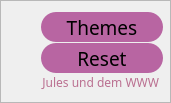
    <widget class="QFrame" name="frameReset">
     <property name="geometry">
      <rect>
       <x>410</x>
       <y>370</y>
       <width>171</width>
       <height>103</height>
      </rect>
     </property>
     <property name="minimumSize">
      <size>
       <width>125</width>
       <height>50</height>
      </size>
     </property>
     <property name="maximumSize">
      <size>
       <width>180</width>
       <height>16777215</height>
      </size>
     </property>
     <property name="frameShape">
      <enum>QFrame::StyledPanel</enum>
     </property>
     <property name="frameShadow">
      <enum>QFrame::Raised</enum>
     </property>
     <layout class="QVBoxLayout" name="verticalLayout">
      <property name="leftMargin">
       <number>40</number>
      </property>
      <item>
       <widget class="QPushButton" name="pushButtonColorTheme">
        <property name="sizePolicy">
         <sizepolicy hsizetype="Fixed" vsizetype="Fixed">
          <horstretch>0</horstretch>
          <verstretch>0</verstretch>
         </sizepolicy>
        </property>
        <property name="minimumSize">
         <size>
          <width>122</width>
          <height>30</height>
         </size>
        </property>
        <property name="maximumSize">
         <size>
          <width>122</width>
          <height>30</height>
         </size>
        </property>
        <property name="font">
         <font>
          <family>Yu Gothic UI Semilight</family>
          <pointsize>14</pointsize>
         </font>
        </property>
        <property name="styleSheet">
         <string notr="true">QPushButton {
	border-radius: 15px;
	background-color: rgb(184, 101, 162);
}</string>
        </property>
        <property name="text">
         <string>Themes</string>
        </property>
       </widget>
      </item>
      <item>
       <widget class="QPushButton" name="pushButtonReset">
        <property name="sizePolicy">
         <sizepolicy hsizetype="Fixed" vsizetype="Fixed">
          <horstretch>0</horstretch>
          <verstretch>0</verstretch>
         </sizepolicy>
        </property>
        <property name="minimumSize">
         <size>
          <width>122</width>
          <height>30</height>
         </size>
        </property>
        <property name="maximumSize">
         <size>
          <width>122</width>
          <height>30</height>
         </size>
        </property>
        <property name="font">
         <font>
          <family>Yu Gothic UI Semilight</family>
          <pointsize>14</pointsize>
         </font>
        </property>
        <property name="styleSheet">
         <string notr="true">QPushButton {
	border-radius: 15px;
	background-color: rgb(184, 101, 162);
}</string>
        </property>
        <property name="text">
         <string>Reset</string>
        </property>
       </widget>
      </item>
      <item>
       <widget class="QLabel" name="labelinfo">
        <property name="font">
         <font>
          <family>Yu Gothic UI Light</family>
         </font>
        </property>
        <property name="styleSheet">
         <string notr="true">color: rgb(186, 111, 144);</string>
        </property>
        <property name="text">
         <string>by Jules und dem WWW</string>
        </property>
        <property name="alignment">
         <set>Qt::AlignRight|Qt::AlignTrailing|Qt::AlignVCenter</set>
        </property>
       </widget>
      </item>
     </layout>
    </widget>
